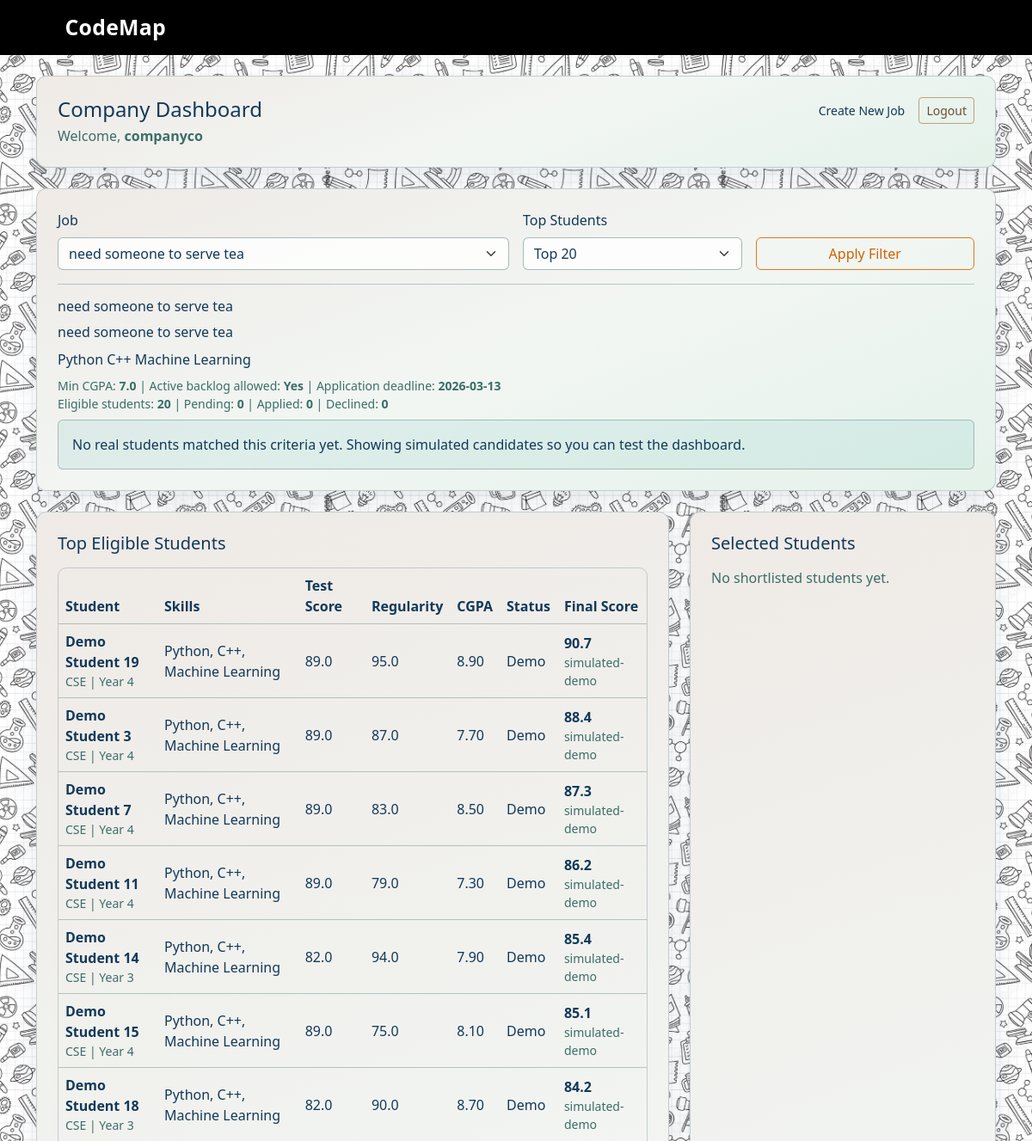
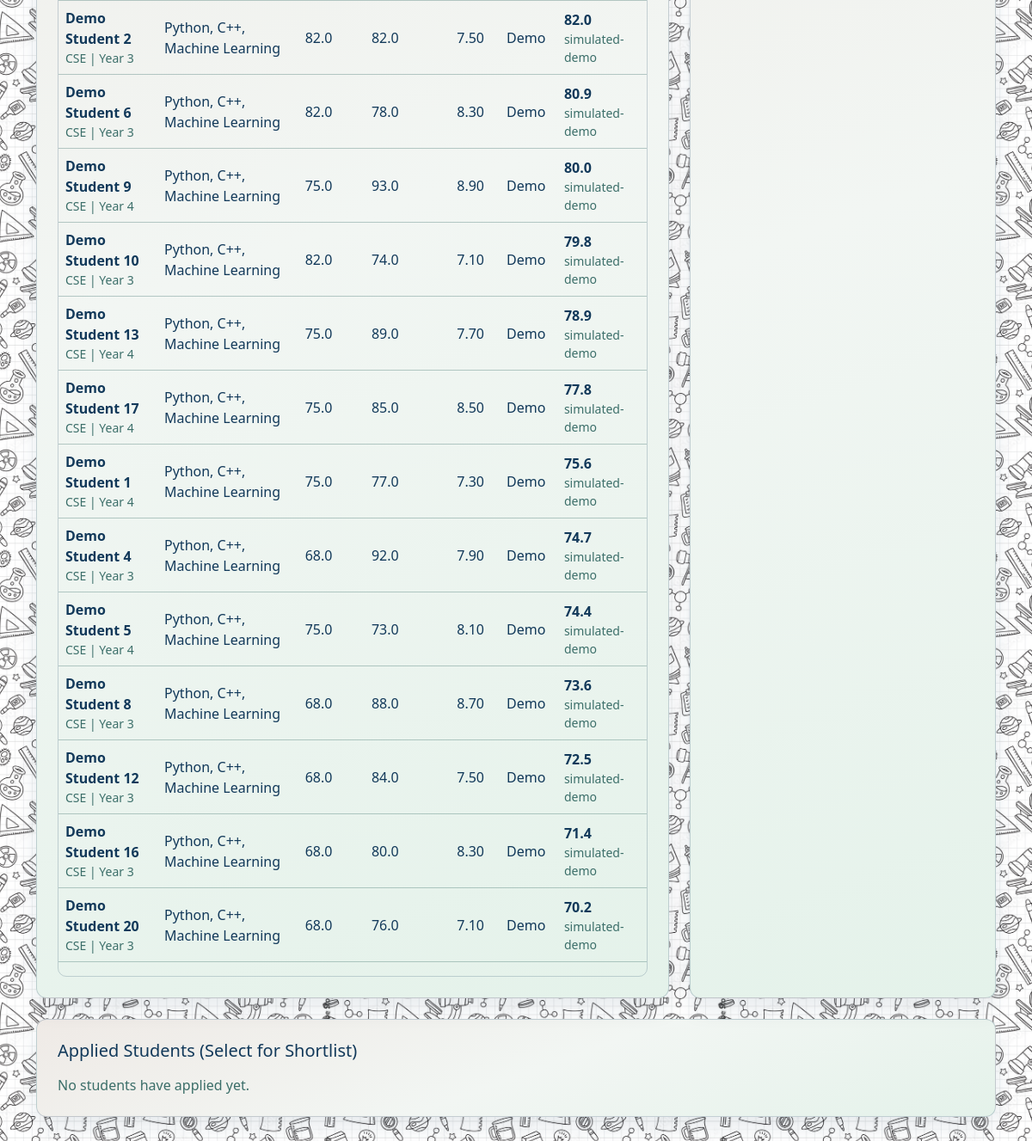
The app's page /company/dashboard (signed in) with its own data (2 pictures, top to bottom).
### tables this page shows
CREATE TABLE company_accounts (
        id INTEGER PRIMARY KEY AUTOINCREMENT,
        username TEXT NOT NULL UNIQUE,
        password_hash TEXT NOT NULL,
        created_at TEXT NOT NULL,
        updated_at TEXT NOT NULL
    );

CREATE TABLE company_job_posts (
        id INTEGER PRIMARY KEY AUTOINCREMENT,
        company_id INTEGER NOT NULL,
        title TEXT NOT NULL,
        job_description TEXT NOT NULL,
        required_skills_json TEXT NOT NULL,
        allow_active_backlog INTEGER NOT NULL DEFAULT 1,
        min_cgpa REAL NOT NULL,
        shortlist_count INTEGER NOT NULL,
        application_deadline TEXT NOT NULL,
        status TEXT NOT NULL DEFAULT 'open',
        created_at TEXT NOT NULL,
        updated_at TEXT NOT NULL,
        FOREIGN KEY(company_id) REFERENCES company_accounts(id) ON DELETE CASCADE
    );

### backend/web_portal/routers/pages.py (the view)
@router.get("/company/dashboard", response_class=HTMLResponse)
def company_dashboard_page(
    request: Request,
    job_id: int | None = None,
    top: int = 20,
    error: str = "",
) -> HTMLResponse:
    company = _current_company(request)
    if company is None:
        escaped = quote_plus("Please login as a company first.")
        return RedirectResponse(url=f"/company/auth?error={escaped}", status_code=303)
    try:
        dashboard = company_service.get_company_dashboard(
            int(company["id"]),
            job_id=job_id,
            top_n=top,
        )
    except ValueError as exc:
        escaped = quote_plus(str(exc))
        return RedirectResponse(url=f"/company/job/create/step1?error={escaped}", status_code=303)
    return templates.TemplateResponse(
        "company_dashboard.html",
        {
            "request": request,
            "asset_version": _asset_version(),
            "company": company,
            "company_dashboard": dashboard,
            "error": error,
        },
    )

### backend/web_portal/templates/company_dashboard.html (shortened to what this page needs)
{% extends "base.html" %}
{% block body_class %}dashboard-page company-page{% endblock %}
{% block page_styles %}
<link href="/static/css/company.css?v={{ asset_version }}" rel="stylesheet">
{% endblock %}
{% block content %}
<section class="page-card p-4 mb-4">
    <div class="company-dashboard-header">
        <div>
            <h2 class="h4 mb-1">Company Dashboard</h2>
            <p class="text-muted mb-0">Welcome, <strong>{{ company.username }}</strong></p>
        </div>
        <div class="company-dashboard-actions">
            <a href="/company/job/create/step1" class="btn btn-sm replan-btn">Create New Job</a>
            <form method="post" action="/company/logout" class="d-inline">
                <button type="submit" class="btn btn-sm btn-outline-secondary">Logout</button>
            </form>
        </div>
    </div>
</section>
<section class="page-card p-4 mb-4">
    <form method="get" action="/company/dashboard" class="row g-3 align-items-end">
        <div class="col-md-6">
            <label class="form-label">Job</label>
            <select class="form-select" name="job_id" required>
                {% for job in company_dashboard.jobs %}
                    <option
                        value="{{ job.id }}"
                        {% if job.id == company_dashboard.active_job.id %}selected{% endif %}
                    >
                        {{ job.title }}
                    </option>
                {% endfor %}
            </select>
        </div>
        <div class="col-md-3">
            <label class="form-label">Top Students</label>
            <select class="form-select" name="top">
                {% for option in company_dashboard.top_options %}
                    <option value="{{ option }}" {% if option == company_dashboard.top_filter %}selected{% endif %}>
                        Top {{ option }}
                    </option>
                {% endfor %}
            </select>
        </div>
        <div class="col-md-3">
            <button class="btn btn-primary w-100" type="submit">Apply Filter</button>
        </div>
    </form>
    <hr>
    <h3 class="h6 mb-2">{{ company_dashboard.active_job.title }}</h3>
    <p class="mb-2">{{ company_dashboard.active_job.job_description }}</p>
    <div class="skill-bubbles mb-2">
        {% for skill in company_dashboard.active_job.required_skill_labels %}
            <span class="skill-bubble">{{ skill }}</span>
        {% endfor %}
    </div>
    <p class="small text-muted mb-0">
        Min CGPA: <strong>{{ "%.1f"|format(company_dashboard.active_job.min_cgpa) }}</strong> |
        Active backlog allowed:
        <strong>{% if company_dashboard.active_job.allow_active_backlog == 1 %}Yes{% else %}No{% endif %}</strong> |
        Application deadline: <strong>{{ company_dashboard.active_job.application_deadline }}</strong>
    </p>
    <p class="small text-muted mb-0">
        Eligible students: <strong>{{ company_dashboard.eligible_count }}</strong> |
        Pending: <strong>{{ company_dashboard.status_counts.pending }}</strong> |
        Applied: <strong>{{ company_dashboard.status_counts.applied }}</strong> |
        Declined: <strong>{{ company_dashboard.status_counts.declined }}</strong>
    </p>
    {% if company_dashboard.using_demo_data %}
        <div class="alert alert-info mt-2 mb-0">
            No real students matched this criteria yet. Showing simulated candidates so you can test the dashboard.
        </div>
    {% endif %}
</section>
<section class="row g-4 mb-4">
    <div class="col-lg-8">
        <div class="page-card p-4 h-100">
            <h3 class="h5 mb-3">Top Eligible Students</h3>
            {% if company_dashboard.top_candidates %}
                <div class="table-responsive">
                    <table class="table align-middle">
                        <thead>
                            <tr>
                                <th>Student</th>
                                <th>Skills</th>
                                <th>Test Score</th>
                                <th>Regularity</th>
                                <th>CGPA</th>
                                <th>Status</th>
                                <th>Final Score</th>
                            </tr>
                        </thead>
                        <tbody>
                            {% for candidate in company_dashboard.top_candidates %}
                                <tr>
                                    <td>
                                        <div class="fw-semibold">{{ candidate.student_name }}</div>
                                        <div class="small text-muted">{{ candidate.branch }} | Year {{ candidate.current_year }}</div>
                                    </td>
                                    <td>{{ candidate.matched_skills | join(", ") }}</td>
                                    <td>{{ "%.1f"|format(candidate.cumulative_test_score) }}</td>
                                    <td>{{ "%.1f"|format(candidate.regularity_rating) }}</td>
                                    <td>{{ "%.2f"|format(candidate.cgpa) }}</td>
                                    <td class="text-capitalize">{{ candidate.application_status }}</td>
                                    <td>
                                        <strong>{{ "%.1f"|format(candidate.final_score) }}</strong>
                                        <div class="small text-muted">{{ candidate.metrics_source }}</div>
                                    </td>
                                </tr>
                            {% endfor %}
                        </tbody>
                    </table>
                </div>
            {% else %}
                <p class="text-muted mb-0">No students match this criteria yet.</p>
            {% endif %}
        </div>
    </div>
    <div class="col-lg-4">
        <div class="page-card p-4 h-100">
            <h3 class="h5 mb-3">Selected Students</h3>
            {% if company_dashboard.selected_students %}
                <ul class="list-group">
                    {% for item in company_dashboard.selected_students %}
                        <li class="list-group-item">
                            <div class="fw-semibold">{{ item.student_name }}</div>
                            {% if item.final_score is not none %}
                                <div class="small text-muted">
                                    Final: {{ "%.1f"|format(item.final_score) }},
                                    Test: {{ "%.1f"|format(item.cumulative_test_score) }},
                                    Rating: {{ "%.1f"|format(item.regularity_rating) }}
                                </div>
                            {% endif %}
                        </li>
                    {% endfor %}
                </ul>
            {% else %}
                <p class="text-muted mb-0">No shortlisted students yet.</p>
            {% endif %}
        </div>
    </div>
</section>
<section class="page-card p-4 mb-4">
    <h3 class="h5 mb-3">Applied Students (Select for Shortlist)</h3>
    {% if company_dashboard.applied_candidates %}
        <form method="post" action="/company/jobs/{{ company_dashboard.active_job.id }}/shortlist?top={{ company_dashboard.top_filter }}">
            <div class="table-responsive">
                <table class="table align-middle">
                    <thead>
                        <tr>
                            <th></th>
                            <th>Student</th>
                            <th>Test Score</th>
                            <th>Regularity</th>
                            <th>Final Score</th>
                            <th>Shortlisted</th>
                        </tr>
                    </thead>
                    <tbody>
                        {% for candidate in company_dashboard.applied_candidates %}
                            <tr>
                                <td>
                                    {% if not candidate.is_shortlisted %}
                                        <input
                                            class="form-check-input"
                                            type="checkbox"
                                            name="selected_student_ids"
                                            value="{{ candidate.student_id }}"
                                        >
                                    {% endif %}
                                </td>
                                <td>{{ candidate.student_name }}</td>
                                <td>{{ "%.1f"|format(candidate.cumulative_test_score) }}</td>
                                <td>{{ "%.1f"|format(candidate.regularity_rating) }}</td>
                                <td><strong>{{ "%.1f"|format(candidate.final_score) }}</strong></td>
                                <td>{% if candidate.is_shortlisted %}Yes{% else %}No{% endif %}</td>
                            </tr>
                        {% endfor %}
                    </tbody>
                </table>
            </div>
            <button type="submit" class="btn btn-primary">Shortlist Selected</button>
        </form>
    {% else %}
        <p class="text-muted mb-0">No students have applied yet.</p>
    {% endif %}
</section>
{% endblock %}

### backend/web_portal/templates/base.html (shortened to what this page needs)
<!doctype html>
<html lang="en">
<head>
    <link href="https://cdn.jsdelivr.net/npm/bootstrap@5.3.3/dist/css/bootstrap.min.css" rel="stylesheet">
    <link href="/static/css/base.css?v={{ asset_version }}" rel="stylesheet">
    {% block page_styles %}{% endblock %}
</head>
<body class="{% block body_class %}{% endblock %}">
    {% set chat_ctx = chatbot_context if chatbot_context is defined else (dashboard.chatbot if dashboard is defined else None) %}
    <nav class="navbar navbar-expand-lg bg-white border-bottom mb-4">
        <div class="container">
            {% set brand_href = "/" %}
            {% if company is defined and company and not student %}
                {% set brand_href = "/company/dashboard" %}
            {% endif %}
            <a href="{{ brand_href }}" class="navbar-brand fw-semibold text-decoration-none">CodeMap</a>
        </div>
    </nav>
    <main class="container pb-5">
        {% block content %}{% endblock %}
    </main>
</body>
</html>

### backend/web_portal/static/css/base.css (style rules this page uses)
:root { --autumn-1: #d16300; --autumn-2: #e77717; --autumn-3: #f99b07; --autumn-4: #f6b328; --autumn-5: #f2c26d; --palette-navy: #12395a; --palette-green: #3b6e69; --palette-yellow: #e2a54d; --palette-aqua: #97d3cd; --palette-pink: #efeae6; --palette-mint: #e4f2ea; --bg: #f1dfbc; --bg-deep: #e3c894; --card: #f6e3bf; --card-2: #f1d9ad; --text: #2b2014; --muted: #715537; --line: #d8b98c; --line-strong: #caa673; --accent: var(--autumn-2); --accent-dark: var(--autumn-1); --accent-soft: rgba(231, 119, 23, 0.16); }
body { background: radial-gradient(circle at 10% 10%, #f7e4bf 0%, var(--bg) 52%, var(--bg-deep) 100%); color: var(--text); }
a { color: var(--accent-dark); }
.text-muted { color: var(--muted) !important; }
nav.navbar { background-color: #000 !important; border-color: #000 !important; --bs-navbar-color: #fff; --bs-navbar-brand-color: #fff; --bs-navbar-brand-hover-color: #fff; }
nav.navbar .container { max-width: none; width: 100%; display: grid; grid-template-columns: 1fr auto 1fr; align-items: center; padding-left: 2cm; padding-right: 1.1cm; column-gap: 1.1rem; }
nav.navbar .navbar-brand { font-size: 1.55rem; font-weight: 800 !important; letter-spacing: 0.01em; margin-right: 0; justify-self: start; color: #fff !important; }
.page-card { border: 1px solid var(--line); border-radius: 12px; background: linear-gradient(160deg, var(--card) 0%, var(--card-2) 100%); box-shadow: 0 12px 28px rgba(90, 63, 32, 0.08); }
.form-label { color: var(--text); }
.form-control, .form-select { border-color: var(--line-strong); background-color: rgba(255, 240, 205, 0.82); color: var(--text); }
.btn-primary { border-color: var(--accent); background-color: transparent; color: var(--accent-dark); }
.btn-outline-secondary { border-color: #b9a17f; color: #694f33; }
.table { --bs-table-bg: transparent; --bs-table-color: var(--text); --bs-table-border-color: rgba(166, 136, 98, 0.38); }
.table > :not(caption) > * > * { background: transparent; }
.table thead th { color: #513922; }
.table-responsive { border: 1px solid var(--line); border-radius: 10px; }
.alert-info { background: rgba(249, 155, 7, 0.15); border-color: rgba(249, 155, 7, 0.28); color: #7a3d08; }
body:not(.onboarding-page) { background: transparent; position: relative; z-index: 0; color: var(--palette-navy); }
body:not(.onboarding-page)::before { content: ""; position: fixed; inset: 0; background-color: #f4f4f4; background-size: auto; background-repeat: repeat; background-position: center top; filter: blur(3px); transform: scale(1.02); z-index: -1; pointer-events: none; }
body.dashboard-page::before { background-color: #f4f4f4; background-image: url("/static/photos/science-doodle-exact.jpg"); background-size: 460px auto; background-repeat: repeat; background-position: center top; filter: blur(0); transform: none; }
body:not(.onboarding-page) main.container { animation: page-enter 0.48s cubic-bezier(0.2, 0.8, 0.2, 1) both; }
body:not(.onboarding-page) a { color: var(--palette-navy); }
body:not(.onboarding-page) .text-muted { color: var(--palette-green) !important; }
body:not(.onboarding-page) .page-card { border-color: rgba(18, 57, 90, 0.2); background: linear-gradient( 160deg, var(--palette-pink) 0%, #f2f6f3 52%, var(--palette-mint) 100% ); box-shadow: 0 12px 26px rgba(18, 57, 90, 0.1); }
body:not(.onboarding-page) .form-label { color: var(--palette-navy); }
body:not(.onboarding-page) .form-control, body:not(.onboarding-page) .form-select { border-color: rgba(59, 110, 105, 0.45); background-color: rgba(255, 255, 255, 0.82); color: var(--palette-navy); }
body:not(.onboarding-page) .table { --bs-table-color: var(--palette-navy); --bs-table-border-color: rgba(59, 110, 105, 0.35); }
body:not(.onboarding-page) .table-responsive { border-color: rgba(18, 57, 90, 0.2); }
body:not(.onboarding-page) .table thead th { color: var(--palette-navy); }
body:not(.onboarding-page) .alert-info { background: rgba(151, 211, 205, 0.22); border-color: rgba(59, 110, 105, 0.36); color: var(--palette-navy); }
nav.navbar .navbar-brand, nav.navbar .text-muted, nav.navbar .ribbon-student-meta { color: #fff !important; }

### backend/web_portal/static/css/company.css (style rules this page uses)
.company-dashboard-header { display: flex; justify-content: space-between; align-items: flex-start; gap: 0.8rem; }
.company-dashboard-actions { display: flex; flex-wrap: wrap; gap: 0.45rem; }

### records on screen
company_accounts: username "companyco"
company_job_posts: active_job "need someone to serve tea", active_job.job_description "need someone to serve tea", active_job.min_cgpa "7.0", active_job.application_deadline "2026-03-13"

### other values on screen
{{ skill }} "Python" "C++" "Machine Learning"
{{ company_dashboard.eligible_count }} "20"
{{ company_dashboard.status_counts.pending }} "0"
{{ company_dashboard.status_counts.applied }} "0"
{{ company_dashboard.status_counts.declined }} "0"
{{ candidate.student_name }} "Demo Student 19" "Demo Student 3" "Demo Student 7" "Demo Student 11" "Demo Student 14" "Demo Student 15" "Demo Student 18" "Demo Student 2" "Demo Student 6" "Demo Student 9" "Demo Student 10" "Demo Student 13" "Demo Student 17" "Demo Student 1" "Demo Student 4" "Demo Student 5" "Demo Student 8" "Demo Student 12" "Demo Student 16" "Demo Student 20"
{{ candidate.branch }} "CSE" "CSE" "CSE" "CSE" "CSE" "CSE" "CSE" "CSE" "CSE" "CSE" "CSE" "CSE" "CSE" "CSE" "CSE" "CSE" "CSE" "CSE" "CSE" "CSE"
{{ candidate.current_year }} "4" "4" "4" "4" "3" "4" "3" "3" "3" "4" "3" "4" "4" "4" "3" "4" "3" "3" "3" "3"
{{ candidate.matched_skills | join(", ") }} "Python, C++, Machine Learning" "Python, C++, Machine Learning" "Python, C++, Machine Learning" "Python, C++, Machine Learning" "Python, C++, Machine Learning" "Python, C++, Machine Learning" "Python, C++, Machine Learning" "Python, C++, Machine Learning" "Python, C++, Machine Learning" "Python, C++, Machine Learning" "Python, C++, Machine Learning" "Python, C++, Machine Learning" "Python, C++, Machine Learning" "Python, C++, Machine Learning" "Python, C++, Machine Learning" "Python, C++, Machine Learning" "Python, C++, Machine Learning" "Python, C++, Machine Learning" "Python, C++, Machine Learning" "Python, C++, Machine Learning"
{{ "%.1f"|format(candidate.cumulative_test_score) }} "89.0" "89.0" "89.0" "89.0" "82.0" "89.0" "82.0" "82.0" "82.0" "75.0" "82.0" "75.0" "75.0" "75.0" "68.0" "75.0" "68.0" "68.0" "68.0" "68.0"
{{ "%.1f"|format(candidate.regularity_rating) }} "95.0" "87.0" "83.0" "79.0" "94.0" "75.0" "90.0" "82.0" "78.0" "93.0" "74.0" "89.0" "85.0" "77.0" "92.0" "73.0" "88.0" "84.0" "80.0" "76.0"
{{ "%.2f"|format(candidate.cgpa) }} "8.90" "7.70" "8.50" "7.30" "7.90" "8.10" "8.70" "7.50" "8.30" "8.90" "7.10" "7.70" "8.50" "7.30" "7.90" "8.10" "8.70" "7.50" "8.30" "7.10"
{{ candidate.application_status }} "Demo" "Demo" "Demo" "Demo" "Demo" "Demo" "Demo" "Demo" "Demo" "Demo" "Demo" "Demo" "Demo" "Demo" "Demo" "Demo" "Demo" "Demo" "Demo" "Demo"
{{ "%.1f"|format(candidate.final_score) }} "90.7" "88.4" "87.3" "86.2" "85.4" "85.1" "84.2" "82.0" "80.9" "80.0" "79.8" "78.9" "77.8" "75.6" "74.7" "74.4" "73.6" "72.5" "71.4" "70.2"
{{ candidate.metrics_source }} "simulated-demo" "simulated-demo" "simulated-demo" "simulated-demo" "simulated-demo" "simulated-demo" "simulated-demo" "simulated-demo" "simulated-demo" "simulated-demo" "simulated-demo" "simulated-demo" "simulated-demo" "simulated-demo" "simulated-demo" "simulated-demo" "simulated-demo" "simulated-demo" "simulated-demo" "simulated-demo"
